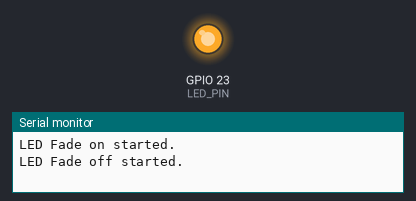
The sketch below on a simulated ESP32. On the bench: output pins drawn as LEDs (lit = HIGH), the last lines printed to the serial monitor.

Above: at 3.05 s.
At 4.55 s:
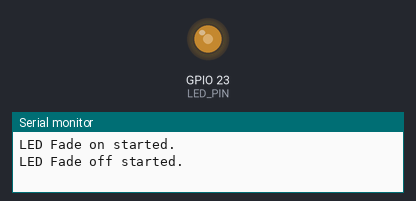
At 5.7 s:
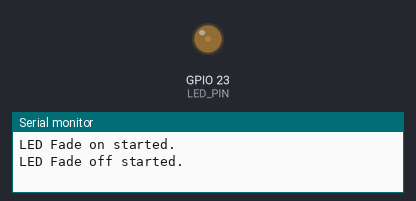
At 8.4 s:
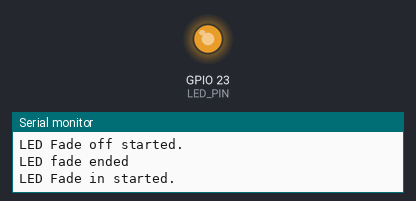
Timing chart, 0 to 10.8 s (numbered marks = the images above):
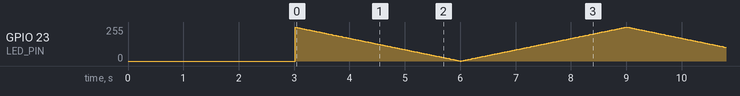

The sketch:

led-fading.ino
```cpp
// use 12 bit precision for LEDC timer
#define LEDC_TIMER_12_BIT 12

// use 5000 Hz as a LEDC base frequency
#define LEDC_BASE_FREQ 5000

// fade LED PIN (replace with LED_BUILTIN constant for built-in LED)
#define LED_PIN 23

// define starting duty, target duty and maximum fade time
#define LEDC_START_DUTY  (0)
#define LEDC_TARGET_DUTY (4095)
#define LEDC_FADE_TIME   (3000)

bool fade_ended = false;  // status of LED fade
bool fade_in = true;

void ARDUINO_ISR_ATTR LED_FADE_ISR() {
  fade_ended = true;
}

void setup() {
  // Initialize serial communication at 115200 bits per second:
  Serial.begin(115200);

  // Setup timer with given frequency, resolution and attach it to a led pin with auto-selected channel
  ledcAttach(LED_PIN, LEDC_BASE_FREQ, LEDC_TIMER_12_BIT);

  // Setup and start fade on led (duty from 0 to 4095)
  ledcFade(LED_PIN, LEDC_START_DUTY, LEDC_TARGET_DUTY, LEDC_FADE_TIME);
  Serial.println("LED Fade on started.");

  // Wait for fade to end
  delay(LEDC_FADE_TIME);

  // Setup and start fade off led and use ISR (duty from 4095 to 0)
  ledcFadeWithInterrupt(LED_PIN, LEDC_TARGET_DUTY, LEDC_START_DUTY, LEDC_FADE_TIME, LED_FADE_ISR);
  Serial.println("LED Fade off started.");
}

void loop() {
  // Check if fade_ended flag was set to true in ISR
  if (fade_ended) {
    Serial.println("LED fade ended");
    fade_ended = false;

    // Check what fade should be started next
    if (fade_in) {
      ledcFadeWithInterrupt(LED_PIN, LEDC_START_DUTY, LEDC_TARGET_DUTY, LEDC_FADE_TIME, LED_FADE_ISR);
      Serial.println("LED Fade in started.");
      fade_in = false;
    } else {
      ledcFadeWithInterrupt(LED_PIN, LEDC_TARGET_DUTY, LEDC_START_DUTY, LEDC_FADE_TIME, LED_FADE_ISR);
      Serial.println("LED Fade out started.");
      fade_in = true;
    }
  }
}
```
